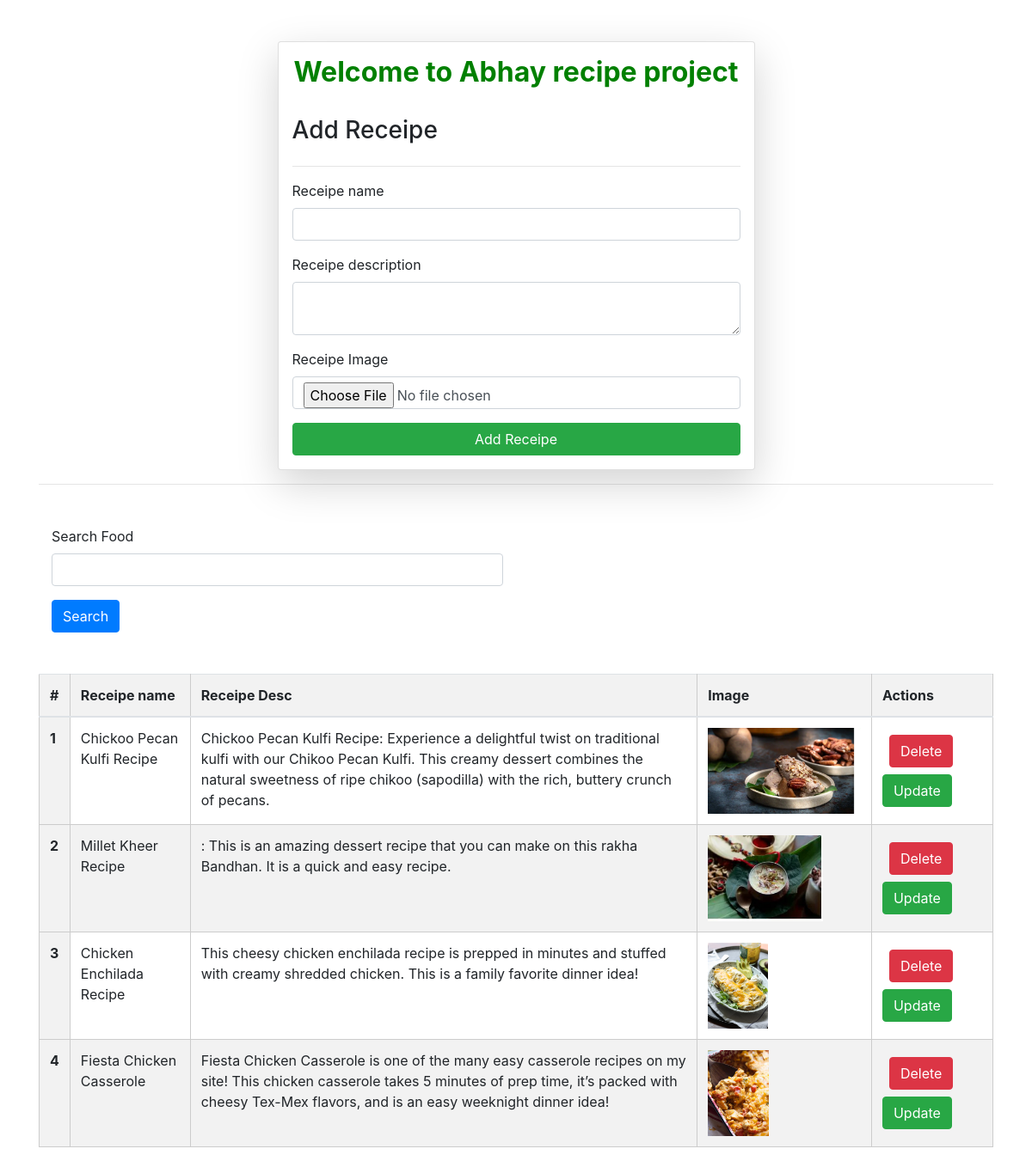
Screenshot of /receipes/ with the database file from the repository.
### vege/models.py (models this page shows)
class Receipe(models.Model):
    receipe_name = models.CharField(max_length=100)
    receipe_description = models.TextField()
    receipe_image = models.ImageField(upload_to="receipe")

### vege/views.py (the view, shortened to what this page needs)
# urls.py: path('receipes/', views.receipes, name="receipes"),
def receipes(request):
    queryset  = Receipe.objects.all()
    if request.GET.get('search'):
        queryset = queryset.filter(receipe_name__icontains=request.GET.get('search'))
    context  = {'receipes' : queryset}
    return render(request, 'receipes.html', context )

### vege/templates/receipes.html (shortened to what this page needs)
{% extends "base.html" %}
{% block start %}
<link href="https://maxcdn.bootstrapcdn.com/bootstrap/4.5.2/css/bootstrap.min.css" rel="stylesheet">
<div class="container mt-5">
    <form class="col-6 mx-auto card p-3 shadow-lg" method="post" enctype="multipart/form-data">
        <h2 class="text  text-center"> Welcome  to Abhay recipe project  </h2>
        <br>
        <h3>Add Receipe</h3>
        <hr>
        <div class="form-group">
          <label for="exampleInputEmail1">Receipe name</label>
          <input name="receipe_name" type="text" class="form-control"  required>
         </div>
        <div class="form-group">
          <label for="exampleInputPassword1"  >Receipe description</label>
          <textarea name="receipe_description" class="form-control" required ></textarea>
        </div>
        <div class="form-group">
            <label for="exampleInputPassword1">Receipe Image</label>
            <input name="receipe_image" type="file" class="form-control" >
          </div>
        <button type="submit" class="btn btn-success">Add Receipe</button>
      </form>
       <hr>
      <div class="class mt-5">
        <form action="">
          <div class="max-auto col-6">
            <div class="form-group">
              <label for="exampleInputEmail1">Search Food</label>
              <input name="search" type="text" class="form-control">
            </div>
            <button type="submit" class="btn btn-primary "> Search</button>
          </form>
        </div>
      </div>
       <table class="table mt-5">
        <thead>
          <tr>
            <th scope="col">#</th>
            <th scope="col">Receipe name</th>
            <th scope="col">Receipe Desc</th>
            <th scope="col">Image</th>
            <th scope="col">Actions</th>
          </tr>
        </thead>
        <tbody>
            {% for receipe in receipes %}
          <tr>
            <th scope="row">{{forloop.counter}}</th>
            <td>{{receipe.receipe_name}}</td>
            <td>{{receipe.receipe_description}}</td>
            <td>
              <img src="/media/{{ receipe.receipe_image  }}" style="height: 100px"></td>
              <td>
                    <a href="/delete_receipe/{{receipe.id }}" class="btn btn-danger m-2">Delete</a>
                   <a href="/update_receipe/{{receipe.id }}" class="btn btn-success">Update</a>
                </td>
          </tr>
          {% endfor %}
        </tbody>
      </table>
{% endblock %}

### vege/templates/base.html (shortened to what this page needs)
<!DOCTYPE html>
<html lang="en">
<head>
</head>
<body>
    {% block start %}
    {% endblock %}
</body>
</html>

### vege/templates/base.html (style rules this page uses)
table { width: 80%; margin: 20px auto; border-collapse: collapse; }
th, td { padding: 10px; text-align: left; border: 1px solid #ccc; }
th { background-color: #f2f2f2; }
tr:nth-child(even) { background-color: #f2f2f2; }

### vege/templates/receipes.html (style rules this page uses)
.text { color: green; font-weight: bold; }

### rows the page displays
Receipe: receipe_name "Chickoo Pecan Kulfi Recipe", receipe_description "Chickoo Pecan Kulfi Recipe: Experience a delightful twist on traditional kulfi with our Chikoo Pecan Kulfi. This creamy dessert combines the natural sweetness of ripe chikoo (sapodilla) with the rich, buttery crunch of pecans.", receipe_image (picture)
Receipe: receipe_name "Millet Kheer Recipe", receipe_description ": This is an amazing dessert recipe that you can make on this rakha Bandhan. It is a quick and easy recipe.", receipe_image (picture)
Receipe: receipe_name "Chicken Enchilada Recipe", receipe_description "This cheesy chicken enchilada recipe is prepped in minutes and stuffed with creamy shredded chicken. This is a family favorite dinner idea!", receipe_image (picture)
Receipe: receipe_name "Fiesta Chicken Casserole", receipe_description "Fiesta Chicken Casserole is one of the many easy casserole recipes on my site! This chicken casserole takes 5 minutes of prep time, it’s packed with cheesy Tex-Mex flavors, and is an easy weeknight dinner idea!", receipe_image (picture)
